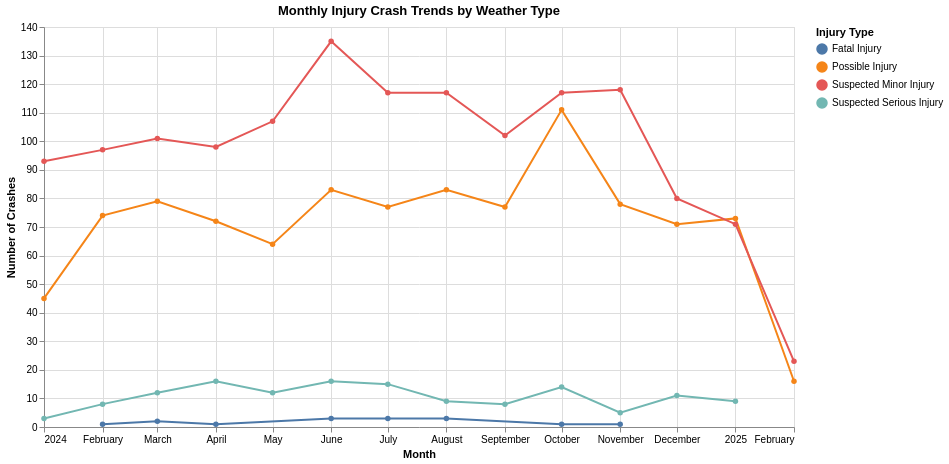

Source (notebook cell):
### Code cell
import pandas as pd
import altair as alt

#Load the data again
df = pd.read_csv("Crash_Reporting_-_Drivers_Data.csv", low_memory=False)
# convert crash date/time to datetime format
df["Crash Date/Time"] = pd.to_datetime(df["Crash Date/Time"], errors="coerce")
#clean data
df = df.dropna(subset=["Crash Date/Time", "Injury Severity", "Weather"])

#date pre-processing
df["Crash_Date"] = df["Crash Date/Time"].dt.floor("d")
df["Crash_Month"] = df["Crash_Date"].dt.to_period("M").dt.start_time

#filtering the relevant weather types and injury types
weather_options = ["Clear", "Cloudy", "Rain", "Snow"]
df = df[df["Weather"].isin(weather_options)]
df = df[df["Injury Severity"] != "No Apparent Injury"]

#grouping the data we need
grouped = (
    df.groupby(["Crash_Month", "Weather", "Injury Severity"])
    .size()
    .reset_index(name="Crash_Count")
)

#dropdown selector
weather_dropdown = alt.binding_select(
    options=weather_options,
    name="Select Weather: "
)
weather_select = alt.param(
    name="weather_param",
    bind=weather_dropdown,
    value="Clear"
)

#selection of points (hover)
hover = alt.selection_point(
    fields=["Crash_Month", "Injury Severity"],
    nearest=True,
    on="mouseover",
    empty="none",
    clear="mouseout"
)

# base chart with legend-enabled color encoding
base = alt.Chart(grouped).encode(
    x=alt.X("Crash_Month:T", title="Month"),
    y=alt.Y("Crash_Count:Q", title="Number of Crashes"),
    color=alt.Color("Injury Severity:N", title="Injury Type")
).transform_filter(
    alt.datum.Weather == weather_select
)

#Line chart
lines = base.mark_line(point=True)

#hoverable points with conditional opacity and tooltips
points = base.mark_circle(size=80).encode(
    opacity=alt.condition(hover, alt.value(1), alt.value(0)),
    tooltip=[
        alt.Tooltip("Crash_Month:T", title="Month", format="%B %Y"),
        alt.Tooltip("Injury Severity:N", title="Injury Type"),
        alt.Tooltip("Crash_Count:Q", title="Crash Count")
    ]
).add_params(
    hover
)

#combining the chart layers
chart = (lines + points).add_params(
    weather_select
).properties(
    width=750,
    height=400,
    title="Monthly Injury Crash Trends by Weather Type"
)
chart

### Figure 1 — Vega-Lite specification as saved in the notebook (floating-point values rounded to 4 significant figures; data arrays with more than 128 entries replaced by an {"elided": "..."} marker saying what was removed)
{"config": {"view": {"continuousWidth": 300, "continuousHeight": 300}}, "layer": [{"mark": {"type": "line", "point": true}, "encoding": {"color": {"field": "Injury Severity", "title": "Injury Type", "type": "nominal"}, "x": {"field": "Crash_Month", "title": "Month", "type": "temporal"}, "y": {"field": "Crash_Count", "title": "Number of Crashes", "type": "quantitative"}}, "transform": [{"filter": "(datum.Weather === weather_param)"}]}, {"mark": {"type": "circle", "size": 80}, "encoding": {"color": {"field": "Injury Severity", "title": "Injury Type", "type": "nominal"}, "opacity": {"condition": {"param": "param_2", "value": 1, "empty": false}, "value": 0}, "tooltip": [{"field": "Crash_Month", "format": "%B %Y", "title": "Month", "type": "temporal"}, {"field": "Injury Severity", "title": "Injury Type", "type": "nominal"}, {"field": "Crash_Count", "title": "Crash Count", "type": "quantitative"}], "x": {"field": "Crash_Month", "title": "Month", "type": "temporal"}, "y": {"field": "Crash_Count", "title": "Number of Crashes", "type": "quantitative"}}, "name": "view_1", "transform": [{"filter": "(datum.Weather === weather_param)"}]}], "data": {"name": "data-4236c2106d4a73e3ac6c9685d11bf766"}, "height": 400, "params": [{"name": "param_2", "select": {"type": "point", "clear": "mouseout", "fields": ["Crash_Month", "Injury Severity"], "nearest": true, "on": "mouseover"}, "views": ["view_1"]}, {"name": "weather_param", "bind": {"input": "select", "options": ["Clear", "Cloudy", "Rain", "Snow"], "name": "Select Weather: "}, "value": "Clear"}], "title": "Monthly Injury Crash Trends by Weather Type", "width": 750, "$schema": "https://vega.github.io/schema/vega-lite/v5.8.0.json", "datasets": {"data-4236c2106d4a73e3ac6c9685d11bf766": {"elided": "135 records"}}}
